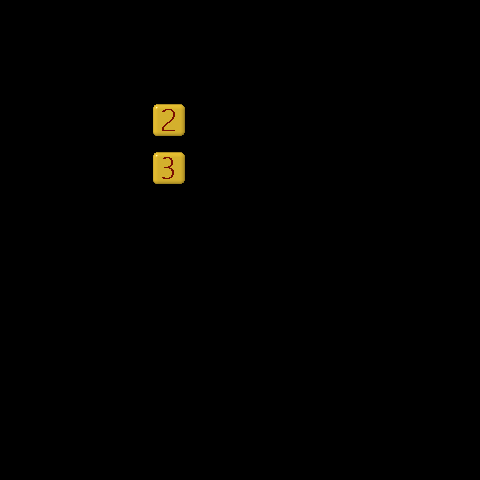

Below is a game level as drawn by its tile map, then a one-line description and the .tmx file that defines it, in full:
An orthogonal 10x10 tile map with 48x48 px tiles, 2 tile layers (food, number).

<map version="1.2" tiledversion="1.2.5" orientation="orthogonal" renderorder="right-down" width="10" height="10" tilewidth="48" tileheight="48" infinite="0" nextlayerid="3" nextobjectid="1">
 <tileset firstgid="1" name="0_99" tilewidth="48" tileheight="48" tilecount="110" columns="10">
  <image source="0-99.png" width="480" height="528" />
  <tile id="30">
   <animation>
    <frame tileid="30" duration="200" />
    <frame tileid="31" duration="200" />
    <frame tileid="32" duration="200" />
    <frame tileid="33" duration="200" />
    <frame tileid="34" duration="200" />
    <frame tileid="35" duration="200" />
    <frame tileid="36" duration="200" />
    <frame tileid="37" duration="200" />
   </animation>
  </tile>
  <tile id="44">
   <animation>
    <frame tileid="40" duration="100" />
    <frame tileid="41" duration="100" />
    <frame tileid="42" duration="100" />
    <frame tileid="43" duration="100" />
    <frame tileid="44" duration="100" />
    <frame tileid="45" duration="100" />
    <frame tileid="46" duration="100" />
    <frame tileid="47" duration="100" />
   </animation>
  </tile>
 </tileset>
 <layer id="2" name="food" width="10" height="10">
  <data encoding="csv">
0,0,0,0,0,0,0,0,0,0,
0,0,0,0,0,0,0,0,0,0,
0,0,0,35,0,0,0,0,0,0,
0,0,0,35,0,0,0,0,0,0,
0,0,0,0,0,0,0,0,0,0,
0,0,0,0,0,0,0,0,0,0,
0,0,0,0,0,0,0,0,0,0,
0,0,0,0,0,0,0,0,0,0,
0,0,0,0,0,0,0,0,0,0,
0,0,0,0,0,0,0,0,0,0
</data>
 </layer>
 <layer id="1" name="number" width="10" height="10">
  <data encoding="csv">
0,0,0,0,0,0,0,0,0,0,
0,0,0,0,0,0,0,0,0,0,
0,0,0,3,0,0,0,0,0,0,
0,0,0,4,0,0,0,0,0,0,
0,0,0,0,0,0,0,0,0,0,
0,0,0,0,0,0,0,0,0,0,
0,0,0,0,0,0,0,0,0,0,
0,0,0,0,0,0,0,0,0,0,
0,0,0,0,0,0,0,0,0,0,
0,0,0,0,0,0,0,0,0,0
</data>
 </layer>
</map>
